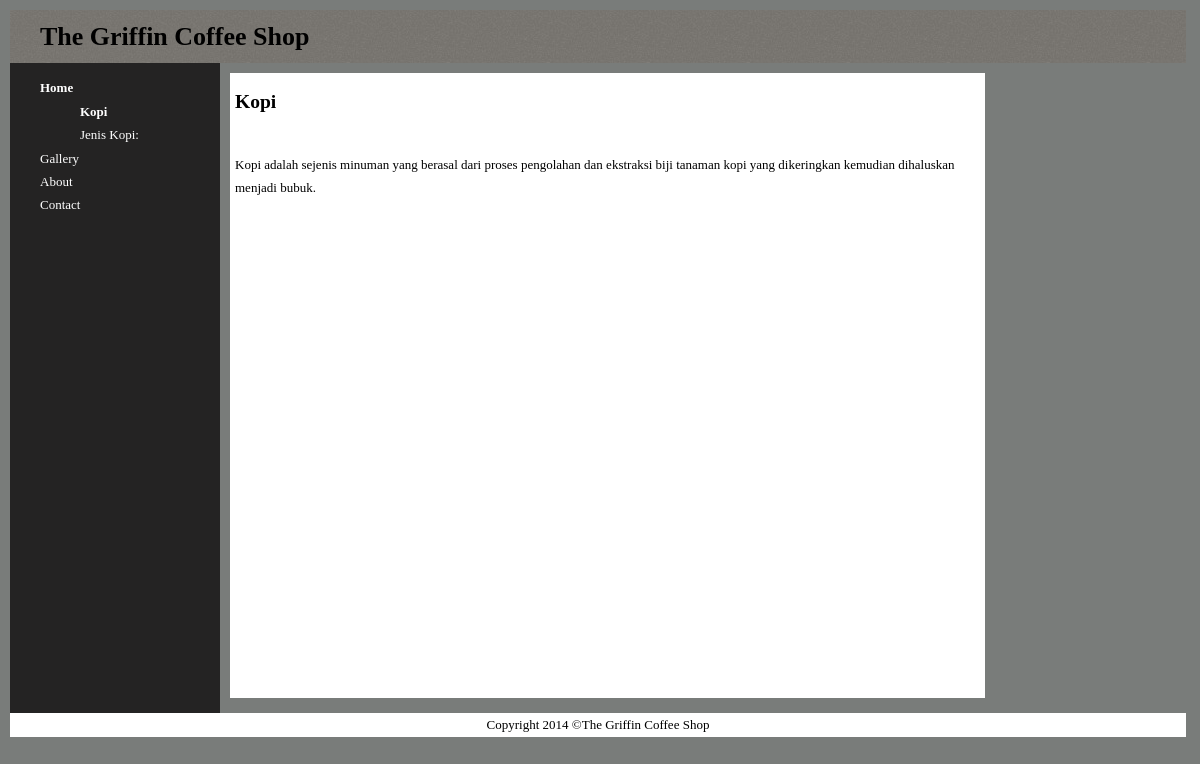
The page /index.php?subject=12350 on the database its author committed.
### tables this page shows
CREATE TABLE IF NOT EXISTS `subject` (
`id` int(10) NOT NULL,
  `menu_name` varchar(50) NOT NULL,
  `position` int(20) NOT NULL,
  `visible` tinyint(1) NOT NULL
);

CREATE TABLE IF NOT EXISTS `page` (
`id` int(10) NOT NULL,
  `subject_id` int(20) NOT NULL,
  `menu_name` varchar(50) NOT NULL,
  `position` int(10) NOT NULL,
  `visible` tinyint(1) NOT NULL,
  `content` longtext NOT NULL
);

### public/index.php (the view, shortened to what this page needs)
<?php require_once("../include/db_connection.php");?>
<?php require_once("../include/function.php");?>
<?php include("../include/layout/header.php");?>
<?php find_selected_page(true); ?>
		<div id="main">
			<div id="navigator">
				<?php echo public_navigation($current_subject, $current_page); ?>
			</div>
			<div id="page">
					<?php if($current_page) {?>
					<h2><?php echo  htmlentities($current_page["menu_name"]); ?></h2>
					<?php echo  nl2br(htmlentities($current_page["content"]));?>
					<?php } else { ?>
			<p>Welcome To The Gri n' Zee Shop!</p>
			<?php } ?>
			</div>
		</div>
<?php	include("../include/layout/footer.php");?>

### include/function.php (shortened to what this page needs)
<?php
	function find_all_subjects($public = true){
		global $koneksi;
		$sql ="SELECT * FROM subject";
		if($public){
			$sql .= " WHERE visible = 1";
		}
		$sql .= " ORDER BY position ASC";
		$subject_set = mysqli_query($koneksi, $sql);
		return $subject_set;
	}
	function find_pages_for_subject($subject_id, $public = true){
		global $koneksi;
		$safe_subject_id = mysqli_real_escape_string($koneksi, $subject_id);
		$sql="SELECT * FROM page
			WHERE subject_id = {$safe_subject_id}";
		if($public){
			$sql .= " AND visible = 1";
		}
		$sql .= " ORDER BY position ASC";
		$page_set = mysqli_query($koneksi, $sql);
		return $page_set;
	}
	function find_subject_by_id($subject_id, $public = true){
		global $koneksi;
		$safe_subject_id = mysqli_real_escape_string($koneksi, $subject_id);
		$sql="SELECT * FROM subject
			WHERE id = {$safe_subject_id}";
		if($public){
			$sql .= " AND visible = 1";
		}
		$sql .= " LIMIT 1";
		$subject_set = mysqli_query($koneksi, $sql);
		if($subject = mysqli_fetch_assoc($subject_set)){
			return $subject;
		} else{
			return null;
		}
	}
	function find_default_page_by_subject($subject_id){
		$page_set = find_pages_for_subject($subject_id);
		if($first_page = mysqli_fetch_assoc($page_set)){
			return $first_page;
		} else{
			return null;
		}
	}
	function find_selected_page($public = false){
		if(isset($_GET["subject"])){
		$current_subject = find_subject_by_id($_GET["subject"], $public);
		if($current_subject && $public){
			$current_page =find_default_page_by_subject($current_subject["id"]);
		} else{
			$current_page = null;
		}
	}
	elseif(isset($_GET["page"])){
		$current_subject = null;
		$current_page =  find_page_by_id($_GET["page"], $public);
	}
	else{
		$selected_subject_id = null;
		$selected_page_id = null;
		$current_subject = null;
		$current_page = null;
	}
	}
	function public_navigation($subject_array, $page_array){
		$output = "<ul class=\"subjects\">";
		$subject_set = find_all_subjects();
		while($subject = mysqli_fetch_assoc($subject_set)){
		$output .= "<li ";
			if($subject_array && $subject["id"] == $subject_array["id"]){
				$output .= "class = \"selected\"";
			}
			$output .=  ">";
			$output .= "<a href=\"index.php?subject=";
			$output .=  urlencode($subject["id"]);
			$output .= "\">";
			$output .=  htmlentities($subject["menu_name"]);
			$output .= "</a>";
			if($subject_array["id"] == $subject["id"] || $page_array["subject_id"]  == $subject["id"]  ){
				$page_set = find_pages_for_subject($subject["id"]);
				$output .= "<ul class=\"pages\">";
				while($page = mysqli_fetch_assoc($page_set)){
					$output .=  "<li ";
						if($page_array && $page["id"] == $page_array["id"]){
						$output .=  "class = \"selected\"";
						}
					$output .=  ">";
					$output .= "<a href=\"index.php?page=";
					$output .=  urlencode($page["id"]);
					$output .= "\">";
					$output .=  htmlentities($page["menu_name"]);
					$output .= "</a></li>";
				}
				$output .= "</ul>";
			}
		$output .= "</li>";
		}
		$output .= "</ul>";
		return $output;
	}
?>

### public/stylesheets/public.css (style rules this page uses)
html { width:98%; height:90%; }
body { margin:10px; padding:0px; width:100%; height:100%; font-family:Arial, sans-serif; background-color:#797C7A; font-size:14px; font: normal small Georgia, "Times New Roman", Times, serif; line-height: 1.8em; color: #00000; }
#main { width:1000px; height:650px; }
#navigator { padding-left:30px; padding-right:30px; float:left; display:inline; width:150px; height:100%; background-color:#242323; color:#FFFFFF; }
#navigator a { color:white; text-decoration:none; }
ul.subjects { padding:0; list-style:none; font-weight:normal; }
ul.pages { list-style:none; font-weight:normal; }
.selected { font-weight:bold; }
#page { float:right; width:720px; margin: 10px 10px 10px 10px; padding-left:5px; padding-right:30px; float:left; display:inline; height:625px; background-color:#FFFFFF; color: #000000; }

### rows shown on the page
subject: value "Home"
page: value "Kopi", menu_name "Kopi", content "Kopi adalah sejenis minuman yang berasal dari proses pengolahan dan ekstraksi biji tanaman kopi yang dikeringkan kemudian dihaluskan menjadi bubuk."
page: value "Jenis Kopi:"
subject: value "Gallery"
subject: value "About"
subject: value "Contact"
